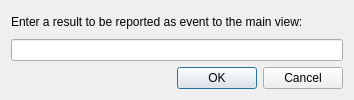
<?xml version="1.0" encoding="UTF-8"?>
<ui version="4.0">
 <class>ResultDialog</class>
 <widget class="QDialog" name="ResultDialog">
  <property name="geometry">
   <rect>
    <x>0</x>
    <y>0</y>
    <width>354</width>
    <height>100</height>
   </rect>
  </property>
  <property name="windowTitle">
   <string>Dialog</string>
  </property>
  <layout class="QVBoxLayout" name="verticalLayout">
   <item>
    <widget class="QLabel" name="label">
     <property name="text">
      <string>Enter a result to be reported as event to the main view:</string>
     </property>
    </widget>
   </item>
   <item>
    <widget class="QLineEdit" name="lineEdit"/>
   </item>
   <item>
    <widget class="QDialogButtonBox" name="buttonBox">
     <property name="orientation">
      <enum>Qt::Horizontal</enum>
     </property>
     <property name="standardButtons">
      <set>QDialogButtonBox::Cancel|QDialogButtonBox::Ok</set>
     </property>
    </widget>
   </item>
  </layout>
 </widget>
 <resources/>
 <connections>
  <connection>
   <sender>buttonBox</sender>
   <signal>accepted()</signal>
   <receiver>ResultDialog</receiver>
   <slot>accept()</slot>
   <hints>
    <hint type="sourcelabel">
     <x>248</x>
     <y>254</y>
    </hint>
    <hint type="destinationlabel">
     <x>157</x>
     <y>274</y>
    </hint>
   </hints>
  </connection>
  <connection>
   <sender>buttonBox</sender>
   <signal>rejected()</signal>
   <receiver>ResultDialog</receiver>
   <slot>reject()</slot>
   <hints>
    <hint type="sourcelabel">
     <x>316</x>
     <y>260</y>
    </hint>
    <hint type="destinationlabel">
     <x>286</x>
     <y>274</y>
    </hint>
   </hints>
  </connection>
 </connections>
</ui>
